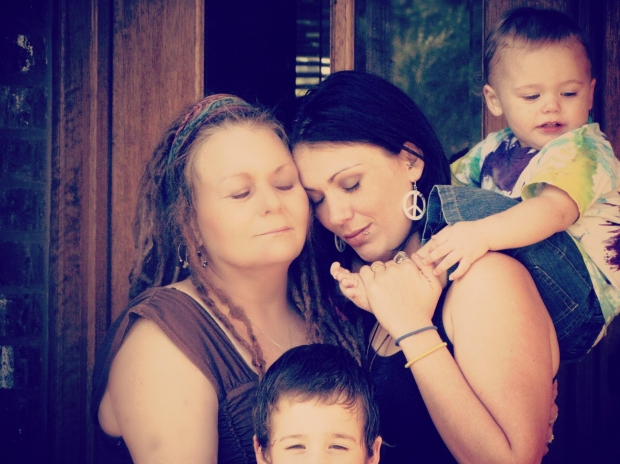
#> input picture OpenCVLearning/images/abcd.jpg, 620 x 464 px, given in place of the camera
$ python BinaryFoto_lesson1.py
#> lines starting #> are read from the running program, lines starting #| are printed output that depends on the picture
import numpy as np
import cv2 as cv
from matplotlib import pyplot as plt

cap = cv.VideoCapture(0)

# Gausian tresholding adaptive
while(1):
    _, img = cap.read()
#> img is the input picture: shape (464, 620, 3); mean B, G, R 104.8, 85.7, 108.9

    img = cv.cvtColor(img, cv.COLOR_BGR2GRAY)
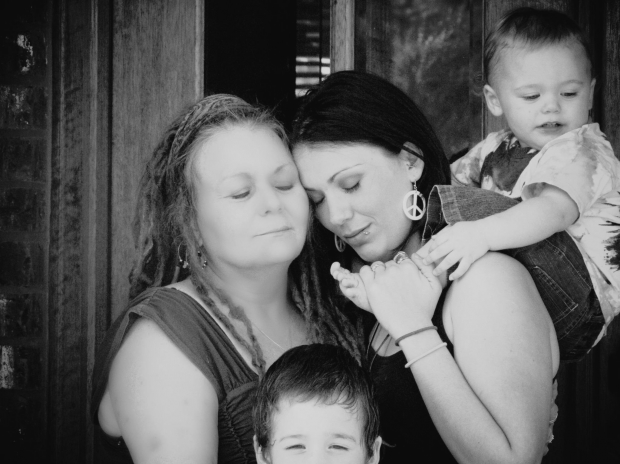
#> img: shape (464, 620); min 10, max 216, mean 94.8
    img = cv.medianBlur(img, 5)
    th3 = cv.adaptiveThreshold(img, 255, cv.ADAPTIVE_THRESH_GAUSSIAN_C, cv.THRESH_BINARY, 5, 2)
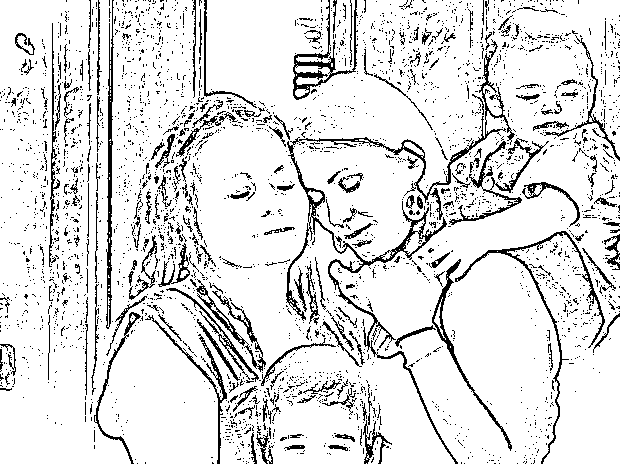
#> th3: shape (464, 620); 87.9% white; black in thin lines or dots
    titles = ['Original Image', 'Global Thresholding (v = 127)', 'Adaptive Mean Thresholding', 'Adaptive Gaussian Thresholding']
    cv.imshow('frame', th3)
    k = cv.waitKey(5) & 0xFF
#> (key Esc is pressed here)
    if k == 27:
        break
cv.destroyAllWindows()
cap.release()
